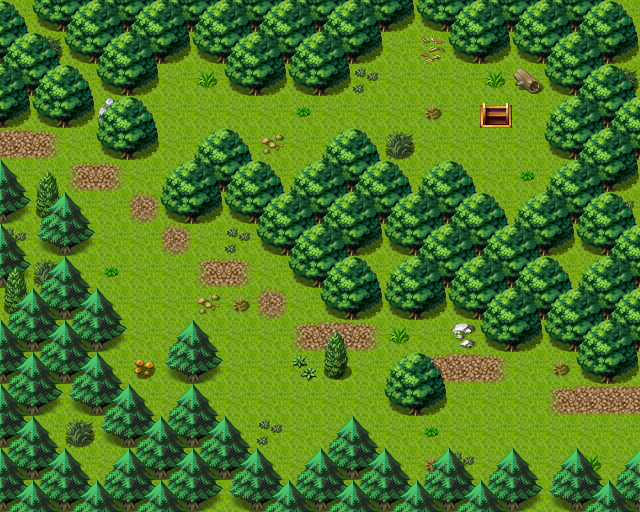

A 2D game scene composited from a Tiled map and its tileset images. What follows is a short description and the map's XML, with each tile layer's data collapsed to a summary:
An orthogonal 20x16 tile map with 32x32 px tiles, 3 tile layers (Ground, Objects, Above), 1 hidden layer not drawn, 40 tilesets and 6 objects (3x mapchange, 3x spawn).

<map version="1.0" orientation="orthogonal" width="20" height="16" tilewidth="32" tileheight="32">
 <properties>
  <property name="outside" value="1" />
 </properties>
 <tileset firstgid="1" name="map_bed_1" tilewidth="32" tileheight="32">
  <image source="../drawable/map_bed_1.png" width="512" height="256" />
 </tileset>
 <tileset firstgid="129" name="map_border_1" tilewidth="32" tileheight="32">
  <image source="../drawable/map_border_1.png" width="512" height="256" />
 </tileset>
 <tileset firstgid="257" name="map_bridge_1" tilewidth="32" tileheight="32">
  <image source="../drawable/map_bridge_1.png" width="512" height="256" />
 </tileset>
 <tileset firstgid="385" name="map_broken_1" tilewidth="32" tileheight="32">
  <image source="../drawable/map_broken_1.png" width="512" height="256" />
 </tileset>
 <tileset firstgid="513" name="map_cavewall_1" tilewidth="32" tileheight="32">
  <image source="../drawable/map_cavewall_1.png" width="576" height="192" />
 </tileset>
 <tileset firstgid="621" name="map_cavewall_2" tilewidth="32" tileheight="32">
  <image source="../drawable/map_cavewall_2.png" width="576" height="192" />
 </tileset>
 <tileset firstgid="729" name="map_cavewall_3" tilewidth="32" tileheight="32">
  <image source="../drawable/map_cavewall_3.png" width="576" height="192" />
 </tileset>
 <tileset firstgid="837" name="map_chair_table_1" tilewidth="32" tileheight="32">
  <image source="../drawable/map_chair_table_1.png" width="512" height="256" />
 </tileset>
 <tileset firstgid="965" name="map_crate_1" tilewidth="32" tileheight="32">
  <image source="../drawable/map_crate_1.png" width="512" height="256" />
 </tileset>
 <tileset firstgid="1093" name="map_cupboard_1" tilewidth="32" tileheight="32">
  <image source="../drawable/map_cupboard_1.png" width="512" height="256" />
 </tileset>
 <tileset firstgid="1221" name="map_curtain_1" tilewidth="32" tileheight="32">
  <image source="../drawable/map_curtain_1.png" width="512" height="256" />
 </tileset>
 <tileset firstgid="1349" name="map_entrance_1" tilewidth="32" tileheight="32">
  <image source="../drawable/map_entrance_1.png" width="512" height="256" />
 </tileset>
 <tileset firstgid="1477" name="map_fence_1" tilewidth="32" tileheight="32">
  <image source="../drawable/map_fence_1.png" width="512" height="256" />
 </tileset>
 <tileset firstgid="1605" name="map_fence_2" tilewidth="32" tileheight="32">
  <image source="../drawable/map_fence_2.png" width="512" height="256" />
 </tileset>
 <tileset firstgid="1733" name="map_ground_1" tilewidth="32" tileheight="32">
  <image source="../drawable/map_ground_1.png" width="512" height="256" />
 </tileset>
 <tileset firstgid="1861" name="map_ground_2" tilewidth="32" tileheight="32">
  <image source="../drawable/map_ground_2.png" width="512" height="256" />
 </tileset>
 <tileset firstgid="1989" name="map_ground_3" tilewidth="32" tileheight="32">
  <image source="../drawable/map_ground_3.png" width="512" height="256" />
 </tileset>
 <tileset firstgid="2117" name="map_ground_4" tilewidth="32" tileheight="32">
  <image source="../drawable/map_ground_4.png" width="512" height="256" />
 </tileset>
 <tileset firstgid="2245" name="map_ground_5" tilewidth="32" tileheight="32">
  <image source="../drawable/map_ground_5.png" width="512" height="256" />
 </tileset>
 <tileset firstgid="2373" name="map_ground_6" tilewidth="32" tileheight="32">
  <image source="../drawable/map_ground_6.png" width="512" height="256" />
 </tileset>
 <tileset firstgid="2501" name="map_ground_7" tilewidth="32" tileheight="32">
  <image source="../drawable/map_ground_7.png" width="512" height="256" />
 </tileset>
 <tileset firstgid="2629" name="map_ground_8" tilewidth="32" tileheight="32">
  <image source="../drawable/map_ground_8.png" width="512" height="256" />
 </tileset>
 <tileset firstgid="2757" name="map_indoor_1" tilewidth="32" tileheight="32">
  <image source="../drawable/map_indoor_1.png" width="512" height="256" />
 </tileset>
 <tileset firstgid="2885" name="map_kitchen_1" tilewidth="32" tileheight="32">
  <image source="../drawable/map_kitchen_1.png" width="512" height="256" />
 </tileset>
 <tileset firstgid="3013" name="map_outdoor_1" tilewidth="32" tileheight="32">
  <image source="../drawable/map_outdoor_1.png" width="512" height="256" />
 </tileset>
 <tileset firstgid="3141" name="map_pillar_1" tilewidth="32" tileheight="32">
  <image source="../drawable/map_pillar_1.png" width="512" height="256" />
 </tileset>
 <tileset firstgid="3269" name="map_plant_1" tilewidth="32" tileheight="32">
  <image source="../drawable/map_plant_1.png" width="512" height="256" />
 </tileset>
 <tileset firstgid="3397" name="map_rock_1" tilewidth="32" tileheight="32">
  <image source="../drawable/map_rock_1.png" width="512" height="256" />
 </tileset>
 <tileset firstgid="3525" name="map_roof_1" tilewidth="32" tileheight="32">
  <image source="../drawable/map_roof_1.png" width="512" height="256" />
 </tileset>
 <tileset firstgid="3653" name="map_roof_2" tilewidth="32" tileheight="32">
  <image source="../drawable/map_roof_2.png" width="512" height="256" />
 </tileset>
 <tileset firstgid="3781" name="map_shop_1" tilewidth="32" tileheight="32">
  <image source="../drawable/map_shop_1.png" width="512" height="256" />
 </tileset>
 <tileset firstgid="3909" name="map_sign_ladder_1" tilewidth="32" tileheight="32">
  <image source="../drawable/map_sign_ladder_1.png" width="512" height="256" />
 </tileset>
 <tileset firstgid="4037" name="map_table_1" tilewidth="32" tileheight="32">
  <image source="../drawable/map_table_1.png" width="512" height="256" />
 </tileset>
 <tileset firstgid="4165" name="map_trail_1" tilewidth="32" tileheight="32">
  <image source="../drawable/map_trail_1.png" width="512" height="256" />
 </tileset>
 <tileset firstgid="4293" name="map_tree_1" tilewidth="32" tileheight="32">
  <image source="../drawable/map_tree_1.png" width="512" height="256" />
 </tileset>
 <tileset firstgid="4421" name="map_wall_1" tilewidth="32" tileheight="32">
  <image source="../drawable/map_wall_1.png" width="512" height="256" />
 </tileset>
 <tileset firstgid="4549" name="map_wall_2" tilewidth="32" tileheight="32">
  <image source="../drawable/map_wall_2.png" width="480" height="256" />
 </tileset>
 <tileset firstgid="4669" name="map_wall_3" tilewidth="32" tileheight="32">
  <image source="../drawable/map_wall_3.png" width="480" height="256" />
 </tileset>
 <tileset firstgid="4789" name="map_window_1" tilewidth="32" tileheight="32">
  <image source="../drawable/map_window_1.png" width="512" height="256" />
 </tileset>
 <tileset firstgid="4917" name="map_window_2" tilewidth="32" tileheight="32">
  <image source="../drawable/map_window_2.png" width="512" height="256" />
 </tileset>
 <layer name="Ground" width="20" height="16">
  <data>[320 cells, 320 non-empty, 3 distinct tile ids]</data>
 </layer>
 <layer name="Objects" width="20" height="16">
  <data>[320 cells, 151 non-empty, 24 distinct tile ids]</data>
 </layer>
 <layer name="Above" width="20" height="16">
  <data>[320 cells, 61 non-empty, 5 distinct tile ids]</data>
 </layer>
 <layer name="Walkable" width="20" height="16" visible="0">
  <data>[320 cells, 184 non-empty, 1 distinct tile ids]</data>
 </layer>
 <objectgroup name="Mapevents" width="20" height="16" visible="0">
  <object name="west" type="mapchange" x="0" y="128" width="32" height="64">
   <properties>
    <property name="map" value="wild13" />
    <property name="place" value="east" />
   </properties>
  </object>
  </objectgroup>
 <objectgroup name="Spawn" width="20" height="16" visible="0">
  <!-- 3 objects omitted --></objectgroup>
 <objectgroup name="Keys" width="20" height="16" visible="0" />
</map>
<!-- 5 of 6 objects omitted -->
